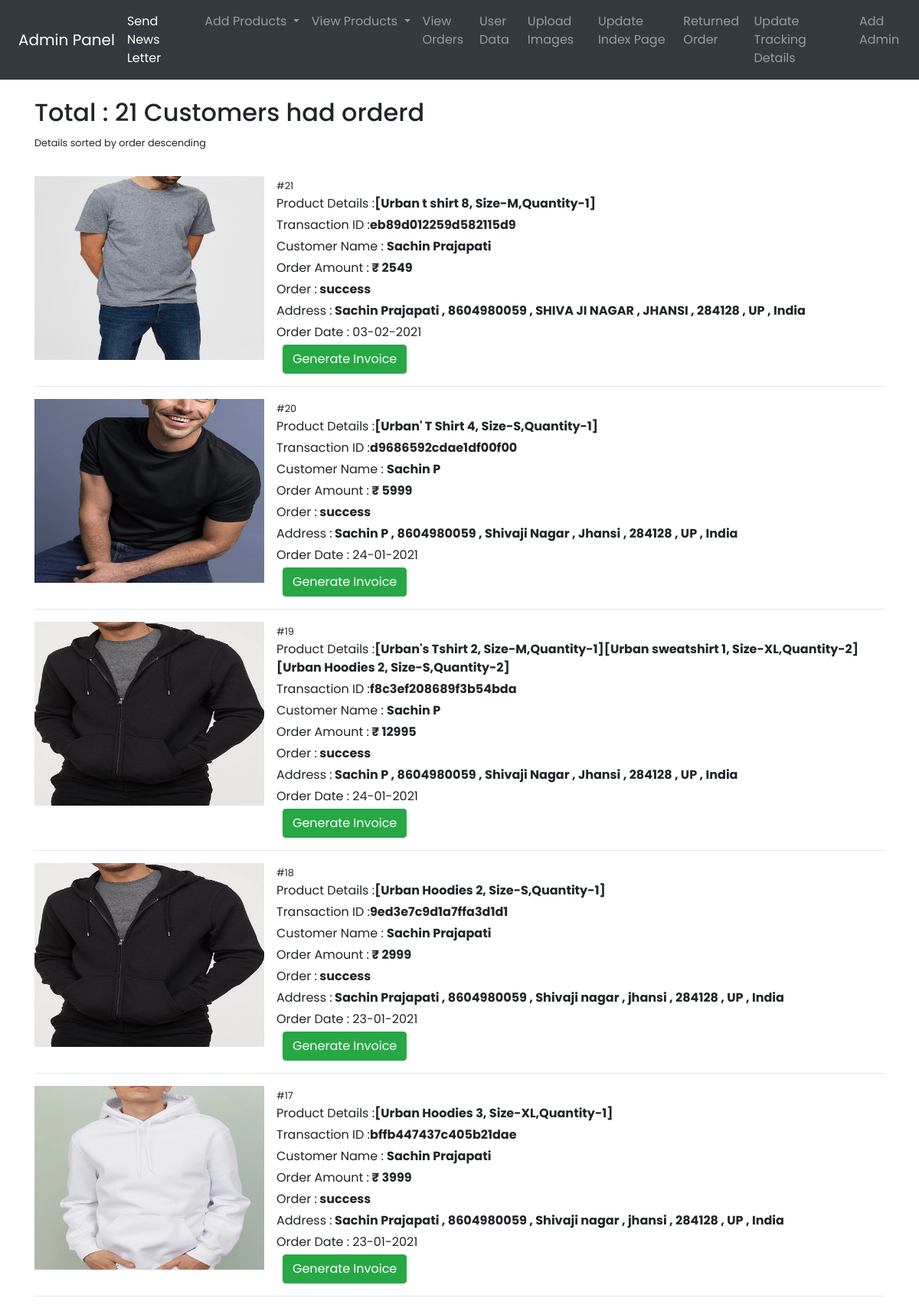
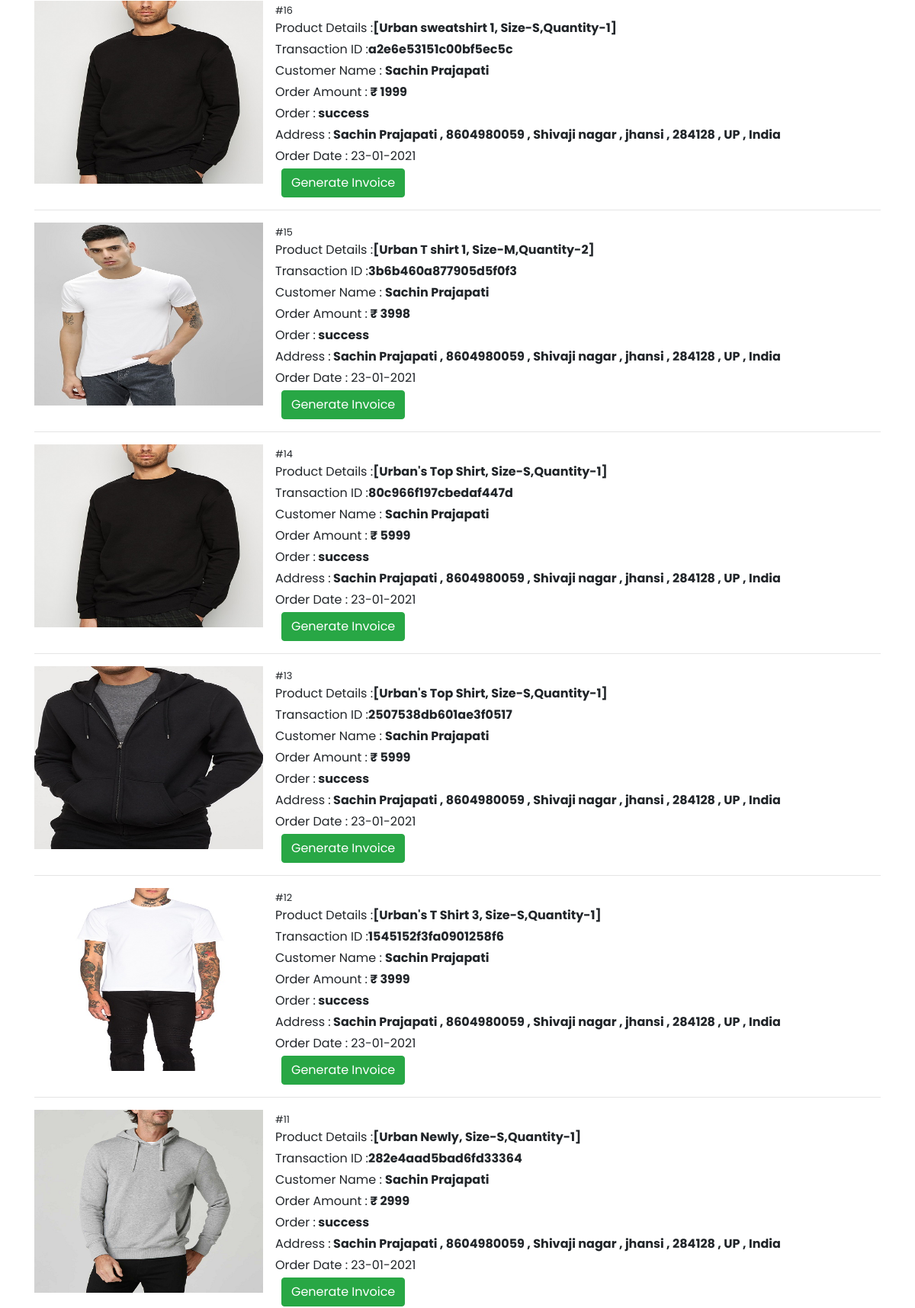
The page /urban.kleid.owner/view_orders.php (signed in, upper part) on the database its author committed (2 pictures, top to bottom).
### tables this page shows
CREATE TABLE `transcations` (
  `sr` int(30) NOT NULL,
  `trans_id` varchar(200) NOT NULL,
  `trans_userid` int(20) NOT NULL,
  `trans_cust_name` varchar(250) NOT NULL,
  `trans_cust_email` varchar(100) NOT NULL,
  `trans_prod_info` varchar(255) NOT NULL,
  `trans_image` varchar(255) NOT NULL,
  `trans_amount` int(30) NOT NULL,
  `trans_status` varchar(100) NOT NULL,
  `trans_address` varchar(255) NOT NULL,
  `trans_created` datetime NOT NULL DEFAULT current_timestamp(),
  `trans_track` longtext NOT NULL,
  `trans_track_id` longtext NOT NULL,
  `trans_track_created` datetime NOT NULL DEFAULT current_timestamp(),
  `trans_return_replace` varchar(255) NOT NULL,
  `trans_return_status` varchar(255) NOT NULL,
  `trans_return_reason` varchar(255) NOT NULL,
  `trans_return_reason_detail` longtext NOT NULL,
  `trans_return_created` datetime NOT NULL DEFAULT current_timestamp(),
  `trans_return_approve` datetime NOT NULL DEFAULT current_timestamp()
);

### urban.kleid.owner/view_orders.php (the view, shortened to what this page needs)
<!DOCTYPE html>
<html lang="en">
<head>
 <link rel="stylesheet" href="https://cdn.jsdelivr.net/npm/bootstrap@4.5.3/dist/css/bootstrap.min.css"
>
 <link rel="stylesheet" href="css/style.css">
</head>
<body>
<?php include 'basic/navbar.php'; ?>
  <div class="container mt-4">
  <?php
include 'dbconnect.php';
                        $sql = "SELECT * FROM `transcations`  ORDER BY `sr` DESC ";
                        $result = mysqli_query($conn, $sql);
                       $count=mysqli_num_rows($result);
                       echo '  <h2>Total : '.$count.' Customers had orderd</h2> <small>Details sorted by order descending</small> </br></br>';
$i= $count+1;
                        while ($row = mysqli_fetch_assoc($result)) {
                        $i--;
                            $transid = $row['trans_id'];
                            $name = $row['trans_cust_name'];
                            $proinfo = $row['trans_prod_info'];
                            $amount = $row['trans_amount'];
                            $status = $row['trans_status'];
                            $image=$row['trans_image'];
                            $address=$row['trans_address'];
                            $date = strtotime($row['trans_created']);
                            $created = date("d-m-Y", $date);
                            echo '
                            <div class="media my-2">
                            <img class="mr-3 " src="../img/'.$image.'" height="240px" width="300px" alt="">
                                    <div class="media-body">
                                    <small>#'.$i.'</small>
                                    <p class="mb-1">Product Details :<b>' . $proinfo . '</b></p>
                                    <p class="mb-1">Transaction ID :<b>' . $transid . '</b></p>
                                    <p class="mb-1">Customer Name : <b>'.$name.'</b></p>
                                    <p class="mb-1">Order Amount :<b> &#8377; ' . $amount . '</b> </p>
                                    <p class="mb-1">Order :<b> ' . $status . ' </b></p>
                                    <p class="mb-1">Address :<b> ' . $address . ' </b></p>
                                    <p class="mb-1">Order Date : ' . $created . ' </p>
                                    <a href="invoice.php?transid='.$transid.'" class="btn btn-success ml-2">Generate Invoice</a>
                                    </div>
                                 </div>
                                 <hr>';
                        }
  ?>
  </div>
</body>
 </html>

### urban.kleid.owner/css/style.css (style rules this page uses)
* { margin: 0; padding: 0; }
body { font-family: 'Mukta Vaani', sans-serif; font-family: 'Nunito Sans', sans-serif; font-family: 'Poppins', sans-serif; }

### rows shown on the page
transcations: trans_image (picture), trans_prod_info "[Urban t shirt 8, Size-M,Quantity-1]", trans "eb89d012259d582115d9", trans_cust_name "Sachin Prajapati", trans_amount "2549", trans_status "success", trans_address "Sachin Prajapati , 8604980059 , SHIVA JI NAGAR , JHANSI , 284128 , UP , India", trans_created "03-02-2021"
transcations: trans_image (picture), trans_prod_info "[Urban' T Shirt 4, Size-S,Quantity-1]", trans "d9686592cdae1df00f00", trans_cust_name "Sachin P", trans_amount "5999", trans_status "success", trans_address "Sachin P , 8604980059 , Shivaji Nagar , Jhansi , 284128 , UP , India", trans_created "24-01-2021"
transcations: trans_image (picture), trans_prod_info "[Urban's Tshirt 2, Size-M,Quantity-1][Urban sweatshirt 1, Size-XL,Quantity-2][Urban Hoodies 2, Size-S,Quantity-2]", trans "f8c3ef208689f3b54bda", trans_cust_name "Sachin P", trans_amount "12995", trans_status "success", trans_address "Sachin P , 8604980059 , Shivaji Nagar , Jhansi , 284128 , UP , India", trans_created "24-01-2021"
transcations: trans_image (picture), trans_prod_info "[Urban Hoodies 2, Size-S,Quantity-1]", trans "9ed3e7c9d1a7ffa3d1d1", trans_cust_name "Sachin Prajapati", trans_amount "2999", trans_status "success", trans_address "Sachin Prajapati , 8604980059 , Shivaji nagar , jhansi , 284128 , UP , India", trans_created "23-01-2021"
transcations: trans_image (picture), trans_prod_info "[Urban Hoodies 3, Size-XL,Quantity-1]", trans "bffb447437c405b21dae", trans_cust_name "Sachin Prajapati", trans_amount "3999", trans_status "success", trans_address "Sachin Prajapati , 8604980059 , Shivaji nagar , jhansi , 284128 , UP , India", trans_created "23-01-2021"
transcations: trans_image (picture), trans_prod_info "[Urban sweatshirt 1, Size-S,Quantity-1]", trans "a2e6e53151c00bf5ec5c", trans_cust_name "Sachin Prajapati", trans_amount "1999", trans_status "success", trans_address "Sachin Prajapati , 8604980059 , Shivaji nagar , jhansi , 284128 , UP , India", trans_created "23-01-2021"
transcations: trans_image (picture), trans_prod_info "[Urban T shirt 1, Size-M,Quantity-2]", trans "3b6b460a877905d5f0f3", trans_cust_name "Sachin Prajapati", trans_amount "3998", trans_status "success", trans_address "Sachin Prajapati , 8604980059 , Shivaji nagar , jhansi , 284128 , UP , India", trans_created "23-01-2021"
transcations: trans_image (picture), trans_prod_info "[Urban's Top Shirt, Size-S,Quantity-1]", trans "80c966f197cbedaf447d", trans_cust_name "Sachin Prajapati", trans_amount "5999", trans_status "success", trans_address "Sachin Prajapati , 8604980059 , Shivaji nagar , jhansi , 284128 , UP , India", trans_created "23-01-2021"
transcations: trans_image (picture), trans_prod_info "[Urban's Top Shirt, Size-S,Quantity-1]", trans "2507538db601ae3f0517", trans_cust_name "Sachin Prajapati", trans_amount "5999", trans_status "success", trans_address "Sachin Prajapati , 8604980059 , Shivaji nagar , jhansi , 284128 , UP , India", trans_created "23-01-2021"
transcations: trans_image (picture), trans_prod_info "[Urban's T Shirt 3, Size-S,Quantity-1]", trans "1545152f3fa0901258f6", trans_cust_name "Sachin Prajapati", trans_amount "3999", trans_status "success", trans_address "Sachin Prajapati , 8604980059 , Shivaji nagar , jhansi , 284128 , UP , India", trans_created "23-01-2021"
transcations: trans_image (picture), trans_prod_info "[Urban Newly, Size-S,Quantity-1]", trans "282e4aad5bad6fd33364", trans_cust_name "Sachin Prajapati", trans_amount "2999", trans_status "success", trans_address "Sachin Prajapati , 8604980059 , Shivaji nagar , jhansi , 284128 , UP , India", trans_created "23-01-2021"

### other values the page prints
$count "21"
